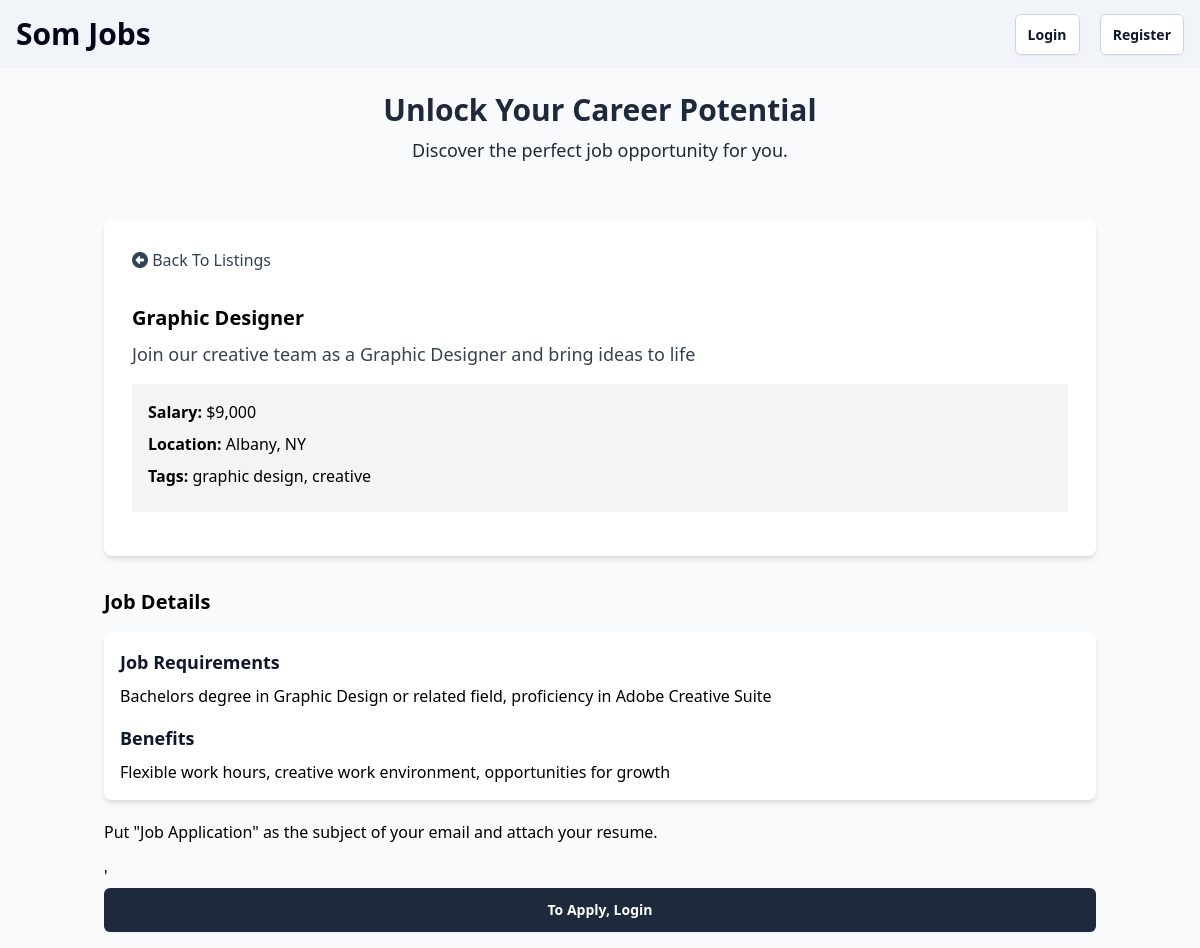
Page /listings/5 on the committed database.
### tables this page shows
CREATE TABLE `listings` (
  `id` int NOT NULL AUTO_INCREMENT,
  `user_id` int NOT NULL,
  `title` varchar(255) NOT NULL,
  `description` longtext,
  `salary` varchar(45) DEFAULT NULL,
  `tags` varchar(255) DEFAULT NULL,
  `company` varchar(45) DEFAULT NULL,
  `address` varchar(255) DEFAULT NULL,
  `city` varchar(45) DEFAULT NULL,
  `state` varchar(45) DEFAULT NULL,
  `phone` varchar(45) DEFAULT NULL,
  `email` varchar(45) DEFAULT NULL,
  `requirements` longtext,
  `benefits` longtext,
  `created_at` timestamp NULL DEFAULT CURRENT_TIMESTAMP,
  `status` varchar(255) NOT NULL DEFAULT 'active',
  `expireDate` timestamp NULL DEFAULT CURRENT_TIMESTAMP,
  PRIMARY KEY (`id`),
  KEY `fk_listings_users_idx` (`user_id`),
  CONSTRAINT `fk_listings_users` FOREIGN KEY (`user_id`) REFERENCES `users` (`id`) ON DELETE CASCADE ON UPDATE CASCADE
);

### Framework/Session.php (called while the page is built, shortened)
<?php
class Session
{
  public static function has($key)
  {
    return isset($_SESSION[$key]);
  }
}

### App/controllers/ListingController.php (called while the page is built, shortened)
<?php
class ListingController
{
  protected $db;
  public function __construct()
  {
    $config = require basePath('config/db.php');
    $this->db = new Database($config);
  }
  public function show($params)
  {
    $id = $params['id'] ?? '';
    $params = [
      'id' => $id
    ];
    $listing = $this->db->query('SELECT * FROM listings WHERE id = :id', $params)->fetch();
    loadView('listings/show', [
      'listing' => $listing
    ]);
  }
}

### public/index.php (called while the page is built, shortened)
<?php
require '../helpers.php';
$router = new Router();
$uri = parse_url($_SERVER['REQUEST_URI'], PHP_URL_PATH);
$router->route($uri);

### config/db.php (called while the page is built)
<?php
return [
  'host' => '127.0.0.1',
  'port' => 3306,
  'dbname' => 'somjobs',
  'username' => 'root',
  'password' => ''
];

### Framework/Database.php (called while the page is built, shortened)
<?php
class Database
{
  public $conn;
  public function __construct($config)
  {
    $dsn = "mysql:host={$config['host']};port={$config['port']};dbname={$config['dbname']}";
    $options = [
      PDO::ATTR_ERRMODE => PDO::ERRMODE_EXCEPTION,
      PDO::ATTR_DEFAULT_FETCH_MODE => PDO::FETCH_OBJ
    ];
    try {
      $this->conn = new PDO($dsn, $config['username'], $config['password'], $options);
    } catch (PDOException $e) {
      throw new Exception("Database connection failed: {$e->getMessage()}");
    }
  }
  public function query($query, $params = [])
  {
    try {
      $sth = $this->conn->prepare($query);
      foreach ($params as $param => $value) {
        $sth->bindValue(':' . $param, $value);
      }
      $sth->execute();
      return $sth;
    } catch (PDOException $e) {
      throw new Exception("Query failed to execute: {$e->getMessage()}");
    }
  }
}

### Framework/middleware/Authorize.php (called while the page is built, shortened)
<?php
class Authorize
{
  public function isAuthenticated()
  {
    return Session::has('user');
  }
}

### App/views/listings/show.view.php (the view, shortened to what this page needs)
<?= loadPartial('head') ?>
<?= loadPartial('navbar') ?>
<?= loadPartial('top-banner') ?>
<section class="container mx-auto p-4 mt-4">
  <div class="rounded-lg shadow-md bg-white p-3">
    <div class="flex justify-between items-center">
      <a class="block p-4 text-slate-700" href="/listings">
        <i class="fa fa-arrow-alt-circle-left"></i>
        Back To Listings
      </a>
    </div>
    <div class="p-4">
      <h2 class="text-xl font-semibold"><?= $listing->title ?></h2>
      <p class="text-gray-700 text-lg mt-2">
        <?= $listing->description ?>
      </p>
      <ul class="my-4 bg-gray-100 p-4">
        <li class="mb-2"><strong>Salary:</strong> <?= formatSalary($listing->salary) ?></li>
        <li class="mb-2">
          <strong>Location:</strong> <?= $listing->city ?>, <?= $listing->state ?>
        </li>
        <?php if (!empty($listing->tags)) : ?>
          <li class="mb-2">
            <strong>Tags:</strong> <?= $listing->tags ?>
          </li>
        <?php endif; ?>
      </ul>
    </div>
  </div>
</section>
<section class="container mx-auto p-4">
  <h2 class="text-xl font-semibold mb-4">Job Details</h2>
  <div class="rounded-lg shadow-md bg-white p-4">
    <h3 class="text-lg font-semibold mb-2 text-slate-900">
      Job Requirements
    </h3>
    <p>
      <?= $listing->requirements ?>
    </p>
    <h3 class="text-lg font-semibold mt-4 mb-2 text-slate-900">Benefits</h3>
    <p><?= $listing->benefits ?></p>
  </div>
  <?php use Framework\Middleware\Authorize; if ($listing->expireDate > date('Y-m-d')) : ?>
      <p class="my-5">
    Put "Job Application" as the subject of your email and attach your
    resume.
  </p>
 <?php
 $authorize = new Authorize();
 if ($authorize->isAuthenticated()) : ?>
<a href="mailto:<?= $listing->email ?>" class="block text-center w-full rounded-md bg-slate-800 px-3 py-2.5 text-sm font-semibold leading-6 text-white shadow-sm hover:bg-slate-900 focus-visible:outline focus-visible:outline-2 focus-visible:outline-offset-2 focus-visible:outline-slate-600">
    Apply Now
  </a>
  <?php else:?>
    '<a href="/auth/login" class="block text-center w-full rounded-md bg-slate-800 px-3 py-2.5 text-sm font-semibold leading-6 text-white shadow-sm hover:bg-slate-900 focus-visible:outline focus-visible:outline-2 focus-visible:outline-offset-2 focus-visible:outline-slate-600">
    To Apply, Login
  </a>
 <?php endif; ?>
  <?php else: ?>
    <p class="my-5 text-red-500 font-semibold">
    This job has expired.
  <?php endif; ?>
</section>
<?= loadPartial('footer') ?>

### Framework/Router.php (shortened to what this page needs)
<?php
class Router
{
  protected $routes = [];
  public function registerRoute($method, $uri, $action, $middleware = [])
  {
    list($controller, $controllerMethod) = explode('@', $action);
    $this->routes[] = [
      'method' => $method,
      'uri' => $uri,
      'controller' => $controller,
      'controllerMethod' => $controllerMethod,
      'middleware' => $middleware
    ];
  }
  public function route($uri)
  {
    $requestMethod = $_SERVER['REQUEST_METHOD'];
    foreach ($this->routes as $route) {
      $uriSegments = explode('/', trim($uri, '/'));
      $routeSegments = explode('/', trim($route['uri'], '/'));
      if (count($uriSegments) === count($routeSegments) && strtoupper($route['method'] === $requestMethod)) {
        $params = [];
        $match = true;
        for ($i = 0; $i < count($uriSegments); $i++) {
          if ($routeSegments[$i] !== $uriSegments[$i] && !preg_match('/\{(.+?)\}/', $routeSegments[$i])) {
            $match = false;
            break;
          }
          if (preg_match('/\{(.+?)\}/', $routeSegments[$i], $matches)) {
            $params[$matches[1]] = $uriSegments[$i];
          }
        }
        if ($match) {
          $controllerMethod = $route['controllerMethod'];
          $controllerInstance = new $controller();
          $controllerInstance->$controllerMethod($params);
          return;
        }
      }
    }
  }
}

### App/views/partials/navbar.php (shortened to what this page needs)
<header class="bg-slate-100 text-slate-950 p-4 z-50">
  <div class="max-w-screen-xl mx-auto flex justify-between items-center">
    <h1 class="text-3xl font-bold">
      <a href="/">Som Jobs</a>
    </h1>
    <nav class="space-x-4">
      <?php if (Session::has('user')) : ?>
        <div class="flex justify-between items-center gap-4">
         <?php if (Session::get('user')['role'] === 'admin') : ?>
          <div class="space-x-2"> <a href="/" class="btn-outlined"><i class="fa fa-home"></i> Home</a>
          </div>
            <div class="space-x-2"> <a href="/dashboard" class="btn-outlined"><i class="fa fa-dashboard"></i> Dashboard</a>
          </div>
          <?php endif; ?>
          <form method="POST" action="/auth/logout">
            <button type="submit" class="md:w-auto w-full rounded-md bg-red-500 px-3 py-1.5 text-sm font-semibold leading-6 shadow-sm hover:bg-red-600 text-white focus-visible:outline focus-visible:outline-2 focus-visible:outline-offset-2 focus-visible:outline-slate-600">Logout</button>
          </form>
        </div>
      <?php else : ?>
        <a href="/auth/login" class="btn-outlined">Login</a>
        <a href="/auth/register" class="btn-outlined">Register</a>
      <?php endif; ?>
    </nav>
  </div>
</header>

### App/views/partials/top-banner.php
<section class="text-slate-800 py-6 text-center">
  <div class="container mx-auto">
    <h2 class="text-3xl font-semibold">Unlock Your Career Potential</h2>
    <p class="text-lg mt-2">
      Discover the perfect job opportunity for you.
    </p>
  </div>
</section>

### rows in the picture
listings: title "Graphic Designer", description "Join our creative team as a Graphic Designer and bring ideas to life", salary "$9,000", city "Albany", state "NY", tags "graphic design, creative", requirements "Bachelors degree in Graphic Design or related field, proficiency in Adobe Creative Suite", benefits "Flexible work hours, creative work environment, opportunities for growth", shows "Put \"Job Application\" as the subject of your email and attach your resume.", shows "To Apply, Login"
